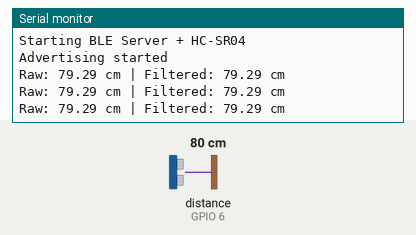
Recording of a program running on a simulated Seeed XIAO ESP32-C3. Parts: the last lines printed to the serial monitor. Wiring (inferred from the names in the program): ultrasonic range finder: trigger GPIO 5; echo GPIO 6. Inputs (shaded band) come from the test bench; at power-on: distance to the obstacle (sensor on GPIO 6) 80 cm. The echo pulse lasts 58.3 µs per cm; nothing arrives over Bluetooth unless stated; a phone connects over Bluetooth LE 3 s after start.

Above: at 2.2 s.
2.3 s: distance to the obstacle (sensor on GPIO 6) set to 35 cm
At 2.9 s:
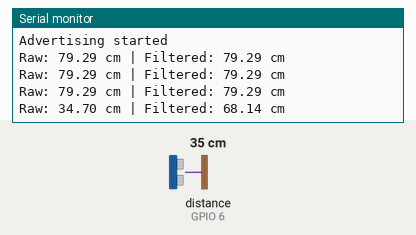
5.3 s: distance to the obstacle (sensor on GPIO 6) set to 28 cm
At 7.5 s:
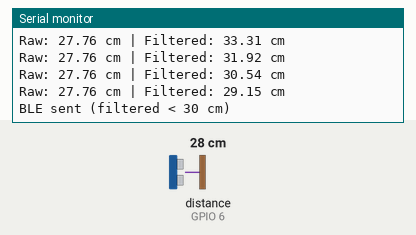
Timing chart, 0 to 9.0 s (numbered marks = the images above; inputs shaded):
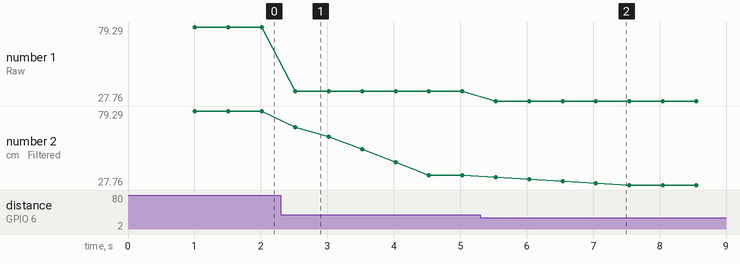

The program:

main.cpp
```cpp
#include <Arduino.h>
#include <BLEDevice.h>
#include <BLEServer.h>
#include <BLEUtils.h>
#include <BLE2902.h>

// =======================
// HC-SR04 pins (ESP32-C3)
// D3 -> GPIO5, D4 -> GPIO6
// =======================
#define TRIG_PIN 5
#define ECHO_PIN 6

// =======================
// BLE UUIDs
// =======================
#define SERVICE_UUID        "ec5d3da5-5fc1-4f03-9164-c586a51a4f02"
#define CHARACTERISTIC_UUID "e09301b1-b541-408b-b93a-92ae95f5d767"

// =======================
// BLE objects
// =======================
BLEServer* pServer = nullptr;
BLECharacteristic* pCharacteristic = nullptr;

bool deviceConnected = false;
bool oldDeviceConnected = false;

// =======================
// DSP: Moving Average
// =======================
const int WINDOW_SIZE = 5;
float distanceBuffer[WINDOW_SIZE];
int bufferIndex = 0;
bool bufferFilled = false;

// =======================
// BLE callbacks
// =======================
class MyServerCallbacks : public BLEServerCallbacks {
  void onConnect(BLEServer*) {
    deviceConnected = true;
    Serial.println("Client connected");
  }

  void onDisconnect(BLEServer*) {
    deviceConnected = false;
    Serial.println("Client disconnected");
  }
};

// =======================
// Read raw distance
// =======================
float readDistanceCM() {
  digitalWrite(TRIG_PIN, LOW);
  delayMicroseconds(2);
  digitalWrite(TRIG_PIN, HIGH);
  delayMicroseconds(10);
  digitalWrite(TRIG_PIN, LOW);

  long duration = pulseIn(ECHO_PIN, HIGH, 30000);
  float distance = duration * 0.034 / 2.0;
  return distance;
}

// =======================
// Moving average filter
// =======================
float movingAverage(float newValue) {
  distanceBuffer[bufferIndex] = newValue;
  bufferIndex++;

  if (bufferIndex >= WINDOW_SIZE) {
    bufferIndex = 0;
    bufferFilled = true;
  }

  float sum = 0;
  int count = bufferFilled ? WINDOW_SIZE : bufferIndex;

  for (int i = 0; i < count; i++) {
    sum += distanceBuffer[i];
  }

  return sum / count;
}

// =======================
// Setup
// =======================
void setup() {
  Serial.begin(115200);
  delay(1000);
  Serial.println("Starting BLE Server + HC-SR04");

  pinMode(TRIG_PIN, OUTPUT);
  pinMode(ECHO_PIN, INPUT);

  BLEDevice::init("Lukina_BLE_Server");

  pServer = BLEDevice::createServer();
  pServer->setCallbacks(new MyServerCallbacks());

  BLEService* pService = pServer->createService(SERVICE_UUID);

  pCharacteristic = pService->createCharacteristic(
    CHARACTERISTIC_UUID,
    BLECharacteristic::PROPERTY_READ |
    BLECharacteristic::PROPERTY_NOTIFY |
    BLECharacteristic::PROPERTY_WRITE
  );

  pCharacteristic->addDescriptor(new BLE2902());
  pCharacteristic->setValue("Init");

  pService->start();

  BLEAdvertising* pAdvertising = BLEDevice::getAdvertising();
  pAdvertising->addServiceUUID(SERVICE_UUID);
  pAdvertising->setMinPreferred(0x06);
  pAdvertising->setMinPreferred(0x12);

  BLEDevice::startAdvertising();
  Serial.println("Advertising started");
}

// =======================
// Loop
// =======================
void loop() {
  float rawDistance = readDistanceCM();
  float filteredDistance = movingAverage(rawDistance);

  Serial.print("Raw: ");
  Serial.print(rawDistance);
  Serial.print(" cm | Filtered: ");
  Serial.print(filteredDistance);
  Serial.println(" cm");

  if (deviceConnected && filteredDistance < 30.0) {
    char msg[32];
    snprintf(msg, sizeof(msg), "%.2f", filteredDistance);
    pCharacteristic->setValue(msg);
    pCharacteristic->notify();
    Serial.println("BLE sent (filtered < 30 cm)");
  }

  delay(500);
}
```

Measured:
- the behaviour switches between 31 and 30 cm on distance to the obstacle (sensor on GPIO 6) (found by bisection; images 1 and 2)
- after the input at 2.3 s, the serial monitor: prints a new line after 0.22 s (image 1)
- after the input at 5.3 s, the serial monitor: prints a new line after 0.24 s (image 2)
- plotted number 1: 79.29 → 34.7 after the input at 2.3 s, 34.7 → 27.76 after the input at 5.3 s
- plotted number 2: 79.29 → 34.7 after the input at 2.3 s, 34.7 → 27.76 after the input at 5.3 s
